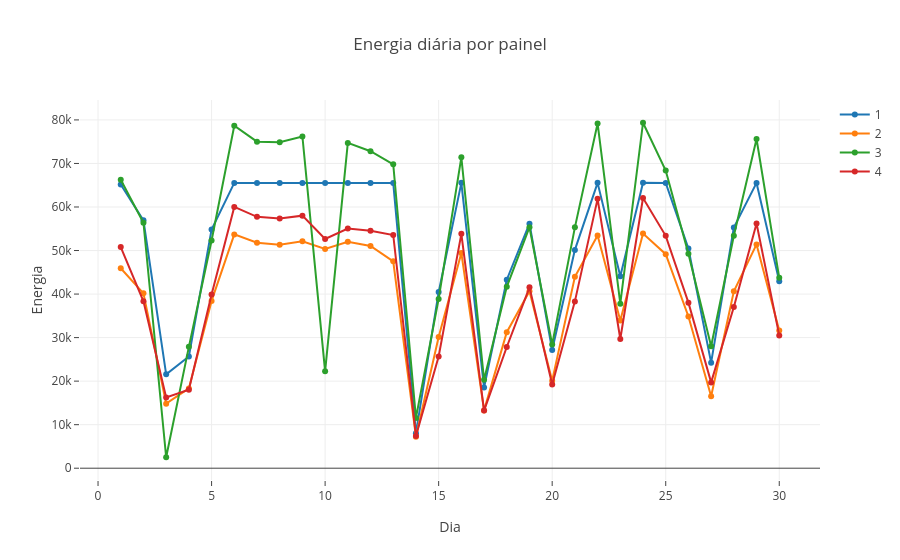

Write notebook code for a chart like this one.
### Code cell
sctt = []
for srv in range(1,5,1):
    subset = trace1[trace1['painel'] == float(srv)];
    sctt.append(go.Scatter(
                    x = subset['dia'],
                    y = subset['total'],
                    name = srv,
                    mode = 'lines+markers')
               )

data = sctt
layout = dict(title = 'Energia diária por painel',
              xaxis= dict(title= 'Dia',zeroline= False,
                         ticks='outside'),
              yaxis = dict(title= 'Energia',
                            ticks='outside')
             )
fig = dict(data = data, layout = layout)
iplot(fig)

### Figure 1 — Plotly figure (JSON) as saved in the notebook; plotly's stock layout.template omitted (floating-point values rounded to 4 significant figures)
{"data": [{"mode": "lines+markers", "name": "1", "type": "scatter", "uid": "8f51c8eb-92a9-4fe6-b709-0b4158d64087", "x": [1, 2, 3, 4, 5, 6, 7, 8, 9, 10, 11, 12, 13, 14, 15, 16, 17, 18, 19, 20, 21, 22, 23, 24, 25, 26, 27, 28, 29, 30], "y": [65150, 56930, 21571, 25671, 54820, 65530, 65530, 65530, 65530, 65530, 65530, 65530, 65530, 8044, 40450, 65540, 18530, 43300, 56160, 27156, 50150, 65540, 44070, 65540, 65530, 50460, 24247, 55290, 65530, 42950]}, {"mode": "lines+markers", "name": "2", "type": "scatter", "uid": "0df6746e-7ea7-488a-aa24-dc421e24fe50", "x": [1, 2, 3, 4, 5, 6, 7, 8, 9, 10, 11, 12, 13, 14, 15, 16, 17, 18, 19, 20, 21, 22, 23, 24, 25, 26, 27, 28, 29, 30], "y": [45940, 40160, 14821, 18321, 38430, 53710, 51810, 51320, 52140, 50340, 52020, 51040, 47510, 7243, 30120, 49440, 13281, 31237, 40650, 20114, 43980, 53440, 33940, 53890, 49170, 34860, 16519, 40650, 51410, 31640]}, {"mode": "lines+markers", "name": "3", "type": "scatter", "uid": "a8af5cf6-5b0f-403e-bb72-3f28c16e106c", "x": [1, 2, 3, 4, 5, 6, 7, 8, 9, 10, 11, 12, 13, 14, 15, 16, 17, 18, 19, 20, 21, 22, 23, 24, 25, 26, 27, 28, 29, 30], "y": [66240, 56390, 2518, 27878, 52320, 78650, 75010, 74850, 76190, 22257, 74720, 72810, 69810, 11560, 38880, 71410, 20322, 41670, 55360, 28415, 55320, 79190, 37790, 79350, 68380, 49280, 28026, 53390, 75610, 43730]}, {"mode": "lines+markers", "name": "4", "type": "scatter", "uid": "322ca167-bcbd-41ce-a474-ab007bca46c4", "x": [1, 2, 3, 4, 5, 6, 7, 8, 9, 10, 11, 12, 13, 14, 15, 16, 17, 18, 19, 20, 21, 22, 23, 24, 25, 26, 27, 28, 29, 30], "y": [50800, 38330, 16263, 18023, 39920, 60020, 57740, 57340, 58010, 52650, 55040, 54560, 53570, 7405, 25648, 53840, 13245, 27847, 41560, 19238, 38320, 61870, 29684, 62070, 53380, 38030, 19716, 37030, 56220, 30504]}], "layout": {"title": "Energia diária por painel", "xaxis": {"ticks": "outside", "title": "Dia", "zeroline": false}, "yaxis": {"ticks": "outside", "title": "Energia"}}}
